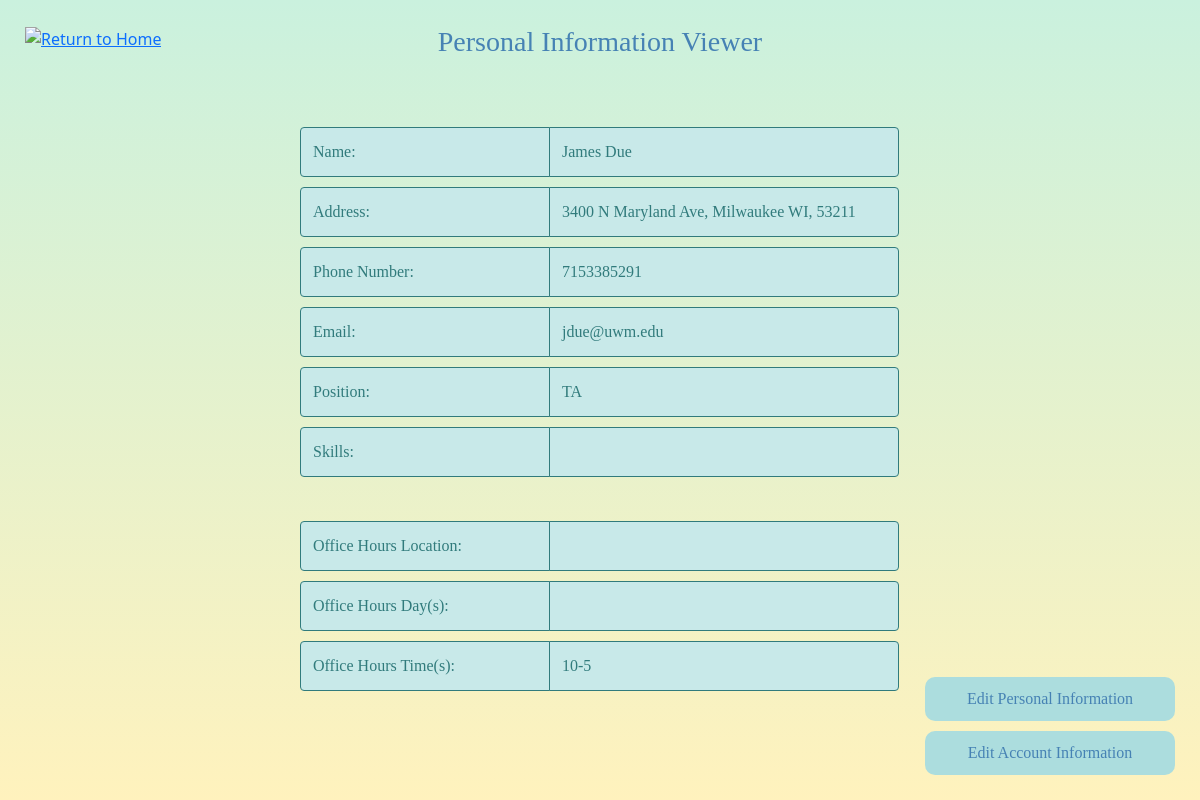
The page /home.html/personalinfoviewer.html (signed in) on the database its author committed.
### ProjectApp/models.py (models this page shows)
class User(models.Model):
    email = models.EmailField(primary_key=True)
    account_type = models.CharField(max_length=20, choices=ACCOUNT_TYPE)
    first_name = models.CharField(max_length=30)
    last_name = models.CharField(max_length=30)
    password = models.CharField(max_length=100)
    phone_number = models.CharField(blank=True, max_length=10)
    address = models.CharField(blank=True, max_length=100)
    office_hours_days = models.CharField(blank=True, max_length=100)
    office_hours_times = models.CharField(blank=True, max_length=100)
    office_hours_room = models.CharField(blank=True, max_length=100)
    skills = models.CharField(blank=True, max_length=300)

### ProjectApp/views.py (the view, shortened to what this page needs)
# urls.py: path('home.html/personalinfoviewer.html', PersonalInfoViewer.as_view()),
class PersonalInfoViewer(View):
    def get(self, request):
        user2 = User.objects.get(email=request.session['user'])
        priv_data = NewUserClass.getPrivAccountData(self, user2, user2)
        hours_data = NewUserClass.getOfficeHoursData(self, user2)
        skills = NewUserClass.getSkills(self, user2)
        return render(request, "personalinfoviewer.html",
                      {"name": priv_data[0] + " " + priv_data[1],
                       "address": priv_data[4],
                       "phonenumber": priv_data[5],
                       "email": priv_data[2],
                       "position": priv_data[3],
                       "officehourslocation": hours_data[1],
                       "officehoursday": hours_data[0],
                       "officehourstime": hours_data[2],
                       "Skills": skills})

### classes/new_user_class.py (called while the page is built)
    def getPrivAccountData(self, caller: User, user: User):
        if not isinstance(user, User):
            raise TypeError
        if not caller == user and not caller.account_type == AccountType.SUPERVISOR:
            raise RuntimeError("Insufficient permissions to get private account data")
        data_list = [user.first_name, user.last_name, user.email, user.account_type, user.address, user.phone_number]
        return data_list

    def getOfficeHoursData(self, user: User):
        if not isinstance(user, User):
            raise TypeError
        return [user.office_hours_days, user.office_hours_room, user.office_hours_times]

    def getSkills(self, user):
        if not isinstance(user, User):
            raise TypeError
        return user.skills

### templates/personalinfoviewer.html (shortened to what this page needs)
<!DOCTYPE html>
<html lang="en">
<head>
    <link href="https://cdn.jsdelivr.net/npm/bootstrap@5.1.3/dist/css/bootstrap.min.css" rel="stylesheet">
</head>
<body>
<form>
    <a href = "home.html" target = "_self" style="position:fixed; top:25px; left:25px">
        <img src = "https://upload.wikimedia.org/wikipedia/commons/thumb/3/30/Home_free_icon.svg/690px-Home_free_icon.svg.png" width="50" height="50" alt = "Return to Home" />
    </a>
    <h3 align="center" style="padding-top:25px"> Personal Information Viewer </h3>
    <div class="container" align="center" style="padding-top:50px">
            <div class="row row2 input-group">
                <div class="col-5 input-group-text"> Name: </div>
                <div class="col-7 input-group-text"> {{ name }} </div>
            </div>
            <div class="row row2 input-group">
                <div class="col-5 input-group-text"> Address:</div>
                <div class="col-7 input-group-text text-wrap"> {{ address }} </div>
            </div>
            <div class="row row2 input-group">
                <div class="col-5 input-group-text"> Phone Number:</div>
                <div class="col-7 input-group-text"> {{ phonenumber }} </div>
            </div>
            <div class="row row2 input-group">
                <div class="col-5 input-group-text"> Email: </div>
                <div class="col-7 input-group-text"> {{ email }} </div>
            </div>
            <div class="row row2 input-group">
                <div class="col-5 input-group-text"> Position: </div>
                <div class="col-7 input-group-text"> {{ position }} </div>
            </div>
            <div class="row row2 input-group">
                <div class="col-5 input-group-text"> Skills: </div>
                <div class="col-7 input-group-text"> {{ Skills }} </div>
            </div>
            <br>
            <div class="row row2 input-group">
                <div class="col-5 input-group-text"> Office Hours Location: </div>
                <div class="col-7 input-group-text"> {{ officehourslocation }} </div>
            </div>
            <div class="row row2 input-group">
                <div class="col-5 input-group-text"> Office Hours Day(s): </div>
                <div class="col-7 input-group-text"> {{ officehoursday }} </div>
            </div>
            <div class="row row2 input-group">
                <div class="col-5 input-group-text"> Office Hours Time(s): </div>
                <div class="col-7 input-group-text"> {{ officehourstime }} </div>
            </div>
    </div>
    <div style="position:fixed; bottom:25px; right:25px">
        <div class="row">
            <div class="col">
                <a href="personalinfoeditor.html" class="btn">Edit Personal Information</a>
            </div>
        </div>
        <div class="row">
            <div class="col">
                <a href="accountinfoeditor.html" class="btn">Edit Account Information</a>
            </div>
        </div>
    </div>
</form>
</body>
</html>

### templates/personalinfoviewer.html (style rules this page uses)
h3 { font-family:SansSerif; font-weight:10; color:steelblue; }
.col-5 { border-color:#317b7c; background-color:#c8e9e9; color:#317b7c; font-family: SansSerif }
.col-7 { border-color:#317b7c; background-color:#c8e9e9; color:#317b7c; font-family: SansSerif }
body { background: linear-gradient(to bottom, #CAF1DE 0%, #fff2bd 100%); background-attachment: fixed }
.btn { width:250px; padding-top:10px; padding-bottom:10px; margin-top:10px; background-color: #ACDDDE; border-radius: 10px; font-family: SansSerif; color:steelblue; transition-duration: .5s; border-width:0; border-color: #49b4b6; }
.row2 { width:600px; height:50px; margin-top:10px; margin-bottom:10px; }

### rows shown on the page
User: address "3400 N Maryland Ave, Milwaukee WI, 53211", phone_number "7153385291", email "jdue@uwm.edu", account_type "TA", office_hours_times "10-5"

### other values the page prints
{{ name }} "James Due"
